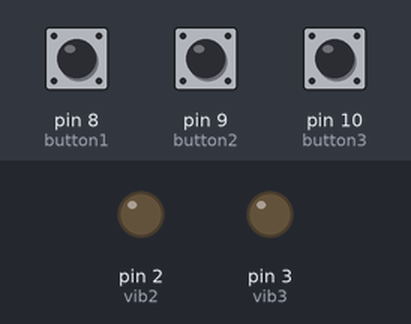
Recording of a sketch running on a simulated Arduino Uno, built with avr-gcc and run on an emulated ATmega328P. Shown: output pins drawn as LEDs (lit = HIGH). Inputs (shaded band) come from the test bench; at power-on: pin 9 (button2) HIGH, pin 10 (button3) HIGH, pin 8 (button1) HIGH.

Above: at 1.2 s.
1.3 s: pin 9 (button2) pulled LOW for 0.15 s
At 1.7 s:
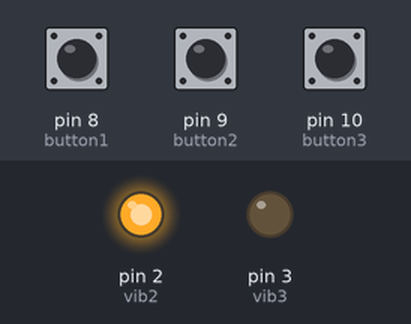
2.9 s: pin 10 (button3) pulled LOW for 0.15 s
At 4.2 s:
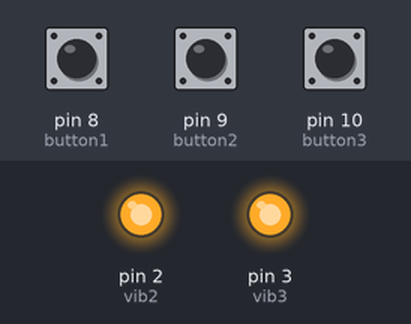
Timing chart, 0 to 5.9 s (numbered marks = the images above; inputs shaded):
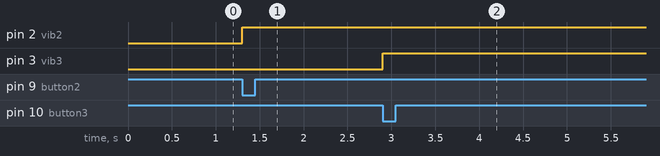

Measured:
- after the input at 1.3 s, pin 2 (vib2): LOW → HIGH at once
- after the input at 2.9 s, pin 3 (vib3): LOW → HIGH at once

The sketch:

vibration_motors_and_buttons_code.ino
```cpp
#define vib1 1
#define vib2 2
#define vib3 3

#define button1 8
#define button2 9
#define button3 10


void setup() {
  // put your setup code here, to run once:
  Serial.begin(9600);
  pinMode(button1, INPUT_PULLUP);
  pinMode(button2, INPUT_PULLUP);
  pinMode(button3, INPUT_PULLUP);

  pinMode(vib1, OUTPUT);
  digitalWrite(vib1, LOW);
  pinMode(vib2, OUTPUT);
  digitalWrite(vib2, LOW);
  pinMode(vib3, OUTPUT);
  digitalWrite(vib3, LOW);
}

void loop() {
  // put your main code here, to run repeatedly:
  while (digitalRead(button1) == LOW) {
    digitalWrite(vib1, HIGH);
  }
  while (digitalRead(button2) == LOW) {
    digitalWrite(vib2, HIGH);
  }
  while (digitalRead(button3) == LOW) {
    digitalWrite(vib3, HIGH);
  }
}
```
